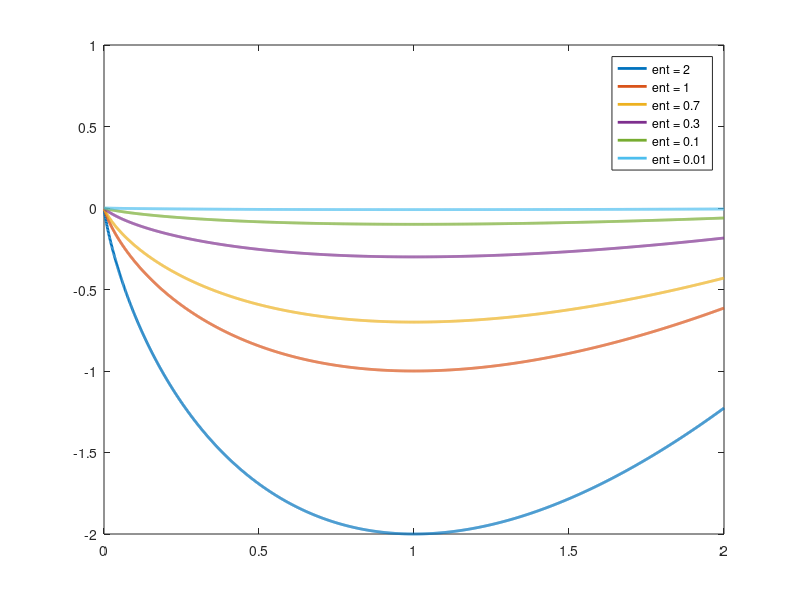

Reproduce this figure in MATLAB.
t = 0:0.001:2;
figure(1);
close
figure(1);
for alpha = [2,1,0.7,0.3,0.1,0.01]
    entropy = alpha*(t.*log(t) - t);
    plot(t,entropy,'LineWidth',2);
    hold on;
end
legend('ent = 2','ent = 1','ent = 0.7','ent = 0.3','ent = 0.1','ent = 0.01')
ylim([-2,1])
hold off
